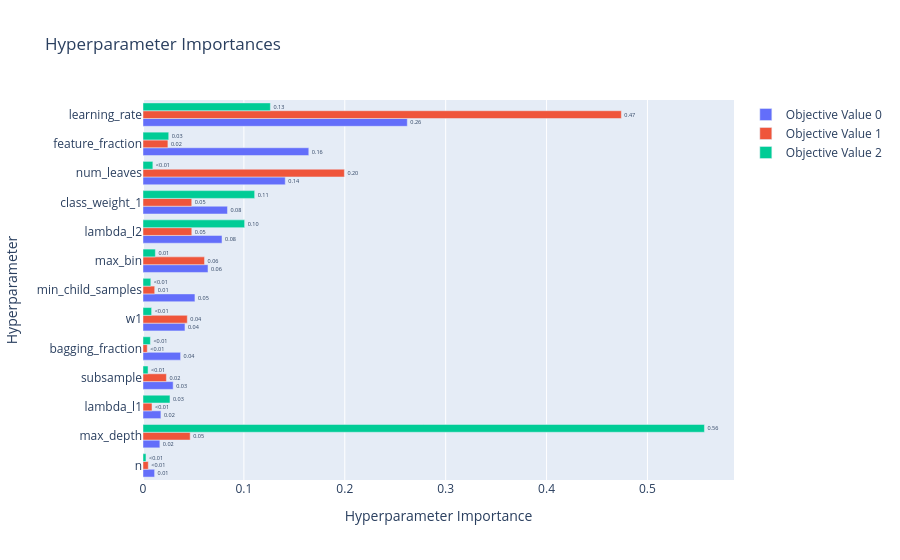
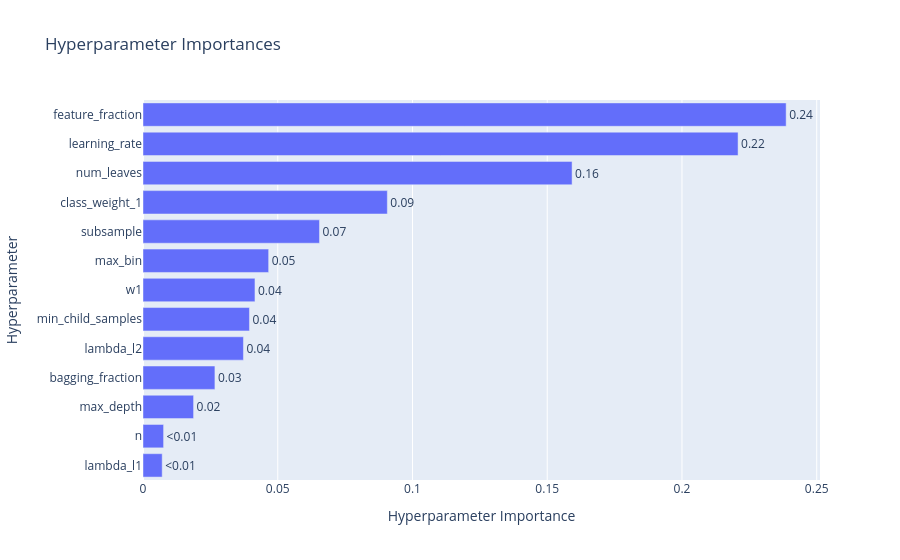
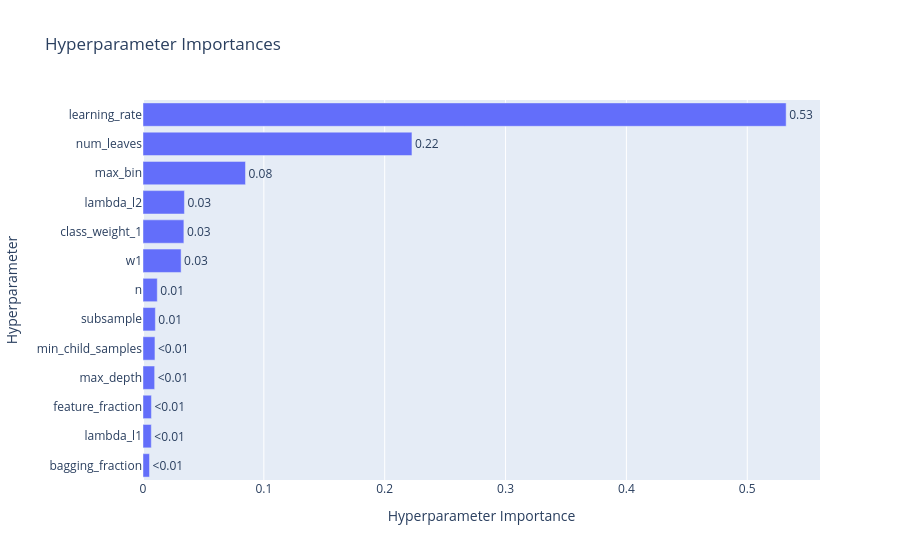
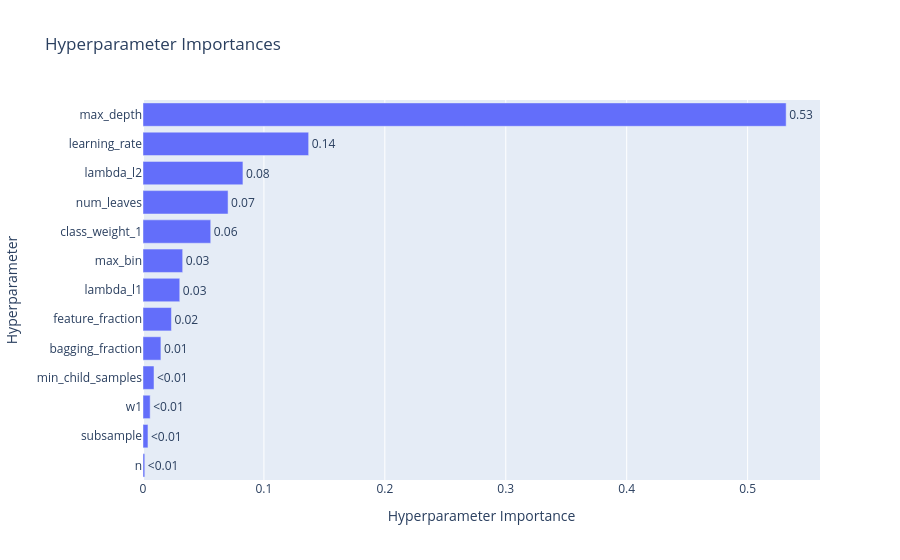

Notebook cell for these charts, in order:
### Code cell
from optuna.visualization import plot_param_importances, plot_contour

# 可视化超参数重要性
fig = plot_param_importances(study)
fig.show()

# 可视化超参数之间的相互作用（选择几个重要的超参数）
fig = plot_param_importances(study, target=lambda t: t.values[0] if t.values else None)
fig.show()

# 可视化超参数之间的相互作用（选择几个重要的超参数）
fig = plot_param_importances(study, target=lambda t: t.values[1] if t.values else None)
fig.show()

# 可视化超参数之间的相互作用（选择几个重要的超参数）
fig = plot_param_importances(study, target=lambda t: t.values[2] if t.values else None)
fig.show()

### Figure 1 — Plotly figure (JSON) as saved in the notebook; plotly's stock layout.template omitted (floating-point values rounded to 4 significant figures)
{"data": [{"cliponaxis": false, "hovertemplate": ["n (IntDistribution): 0.011504574947432447<extra></extra>", "max_depth (IntDistribution): 0.016708950877783728<extra></extra>", "lambda_l1 (FloatDistribution): 0.017756611006739975<extra></extra>", "subsample (FloatDistribution): 0.029895512623780467<extra></extra>", "bagging_fraction (FloatDistribution): 0.0372575499216676<extra></extra>", "w1 (FloatDistribution): 0.04160160966593051<extra></extra>", "min_child_samples (IntDistribution): 0.05147977630329405<extra></extra>", "max_bin (IntDistribution): 0.06441603317406715<extra></extra>", "lambda_l2 (FloatDistribution): 0.07832958435200704<extra></extra>", "class_weight_1 (IntDistribution): 0.08372523320572145<extra></extra>", "num_leaves (IntDistribution): 0.14101016788023546<extra></extra>", "feature_fraction (FloatDistribution): 0.16432692503810958<extra></extra>", "learning_rate (FloatDistribution): 0.2619874710032304<extra></extra>"], "name": "Objective Value 0", "orientation": "h", "text": ["0.01", "0.02", "0.02", "0.03", "0.04", "0.04", "0.05", "0.06", "0.08", "0.08", "0.14", "0.16", "0.26"], "textposition": "outside", "x": [0.0115, 0.01671, 0.01776, 0.0299, 0.03726, 0.0416, 0.05148, 0.06442, 0.07833, 0.08373, 0.141, 0.1643, 0.262], "y": ["n", "max_depth", "lambda_l1", "subsample", "bagging_fraction", "w1", "min_child_samples", "max_bin", "lambda_l2", "class_weight_1", "num_leaves", "feature_fraction", "learning_rate"], "type": "bar"}, {"cliponaxis": false, "hovertemplate": ["bagging_fraction (FloatDistribution): 0.004226789213424847<extra></extra>", "n (IntDistribution): 0.005243196017241016<extra></extra>", "lambda_l1 (FloatDistribution): 0.008928299972633004<extra></extra>", "min_child_samples (IntDistribution): 0.011594666465205412<extra></extra>", "subsample (FloatDistribution): 0.023216271020159957<extra></extra>", "feature_fraction (FloatDistribution): 0.0247016242661335<extra></extra>", "w1 (FloatDistribution): 0.04390142955695249<extra></extra>", "max_depth (IntDistribution): 0.046766954143515706<extra></extra>", "class_weight_1 (IntDistribution): 0.04831702914046661<extra></extra>", "lambda_l2 (FloatDistribution): 0.04837133575447057<extra></extra>", "max_bin (IntDistribution): 0.0609908438920127<extra></extra>", "num_leaves (IntDistribution): 0.1996052183663983<extra></extra>", "learning_rate (FloatDistribution): 0.4741363421913859<extra></extra>"], "name": "Objective Value 1", "orientation": "h", "text": ["<0.01", "<0.01", "<0.01", "0.01", "0.02", "0.02", "0.04", "0.05", "0.05", "0.05", "0.06", "0.20", "0.47"], "textposition": "outside", "x": [0.004227, 0.005243, 0.008928, 0.01159, 0.02322, 0.0247, 0.0439, 0.04677, 0.04832, 0.04837, 0.06099, 0.1996, 0.4741], "y": ["bagging_fraction", "n", "lambda_l1", "min_child_samples", "subsample", "feature_fraction", "w1", "max_depth", "class_weight_1", "lambda_l2", "max_bin", "num_leaves", "learning_rate"], "type": "bar"}, {"cliponaxis": false, "hovertemplate": ["n (IntDistribution): 0.002952598955183767<extra></extra>", "subsample (FloatDistribution): 0.0050069980460073415<extra></extra>", "bagging_fraction (FloatDistribution): 0.007330360895311719<extra></extra>", "min_child_samples (IntDistribution): 0.0077331960510860975<extra></extra>", "w1 (FloatDistribution): 0.008539209650615772<extra></extra>", "num_leaves (IntDistribution): 0.00977076063157581<extra></extra>", "max_bin (IntDistribution): 0.012264034182181256<extra></extra>", "feature_fraction (FloatDistribution): 0.02549789761493511<extra></extra>", "lambda_l1 (FloatDistribution): 0.026728685915015007<extra></extra>", "lambda_l2 (FloatDistribution): 0.10074159856941739<extra></extra>", "class_weight_1 (IntDistribution): 0.11067612319485279<extra></extra>", "learning_rate (FloatDistribution): 0.12625984444601515<extra></extra>", "max_depth (IntDistribution): 0.556498691847803<extra></extra>"], "name": "Objective Value 2", "orientation": "h", "text": ["<0.01", "<0.01", "<0.01", "<0.01", "<0.01", "<0.01", "0.01", "0.03", "0.03", "0.10", "0.11", "0.13", "0.56"], "textposition": "outside", "x": [0.002953, 0.005007, 0.00733, 0.007733, 0.008539, 0.009771, 0.01226, 0.0255, 0.02673, 0.1007, 0.1107, 0.1263, 0.5565], "y": ["n", "subsample", "bagging_fraction", "min_child_samples", "w1", "num_leaves", "max_bin", "feature_fraction", "lambda_l1", "lambda_l2", "class_weight_1", "learning_rate", "max_depth"], "type": "bar"}], "layout": {"title": {"text": "Hyperparameter Importances"}, "xaxis": {"title": {"text": "Hyperparameter Importance"}}, "yaxis": {"title": {"text": "Hyperparameter"}}}}

### Figure 2 — Plotly figure (JSON) as saved in the notebook; plotly's stock layout.template omitted (floating-point values rounded to 4 significant figures)
{"data": [{"cliponaxis": false, "hovertemplate": ["lambda_l1 (FloatDistribution): 0.007121198916747497<extra></extra>", "n (IntDistribution): 0.0076403672496831564<extra></extra>", "max_depth (IntDistribution): 0.018769311009326738<extra></extra>", "bagging_fraction (FloatDistribution): 0.026687857358698382<extra></extra>", "lambda_l2 (FloatDistribution): 0.037271764271141136<extra></extra>", "min_child_samples (IntDistribution): 0.03950262945537106<extra></extra>", "w1 (FloatDistribution): 0.04154812219749269<extra></extra>", "max_bin (IntDistribution): 0.04662408832665843<extra></extra>", "subsample (FloatDistribution): 0.06548594974618484<extra></extra>", "class_weight_1 (IntDistribution): 0.09066495560218896<extra></extra>", "num_leaves (IntDistribution): 0.15922025535545184<extra></extra>", "learning_rate (FloatDistribution): 0.22081106869417697<extra></extra>", "feature_fraction (FloatDistribution): 0.23865243181687829<extra></extra>"], "name": "Objective Value", "orientation": "h", "text": ["<0.01", "<0.01", "0.02", "0.03", "0.04", "0.04", "0.04", "0.05", "0.07", "0.09", "0.16", "0.22", "0.24"], "textposition": "outside", "x": [0.007121, 0.00764, 0.01877, 0.02669, 0.03727, 0.0395, 0.04155, 0.04662, 0.06549, 0.09066, 0.1592, 0.2208, 0.2387], "y": ["lambda_l1", "n", "max_depth", "bagging_fraction", "lambda_l2", "min_child_samples", "w1", "max_bin", "subsample", "class_weight_1", "num_leaves", "learning_rate", "feature_fraction"], "type": "bar"}], "layout": {"title": {"text": "Hyperparameter Importances"}, "xaxis": {"title": {"text": "Hyperparameter Importance"}}, "yaxis": {"title": {"text": "Hyperparameter"}}}}

### Figure 3 — Plotly figure (JSON) as saved in the notebook; plotly's stock layout.template omitted (floating-point values rounded to 4 significant figures)
{"data": [{"cliponaxis": false, "hovertemplate": ["bagging_fraction (FloatDistribution): 0.005388924700242019<extra></extra>", "lambda_l1 (FloatDistribution): 0.0068749957709473035<extra></extra>", "feature_fraction (FloatDistribution): 0.006968509108027698<extra></extra>", "max_depth (IntDistribution): 0.009636569310808613<extra></extra>", "min_child_samples (IntDistribution): 0.009887873079374138<extra></extra>", "subsample (FloatDistribution): 0.010236664449374334<extra></extra>", "n (IntDistribution): 0.011806110168772836<extra></extra>", "w1 (FloatDistribution): 0.03153662157812577<extra></extra>", "class_weight_1 (IntDistribution): 0.0338291440580292<extra></extra>", "lambda_l2 (FloatDistribution): 0.03428425848528309<extra></extra>", "max_bin (IntDistribution): 0.08480911314148623<extra></extra>", "num_leaves (IntDistribution): 0.22255127145700906<extra></extra>", "learning_rate (FloatDistribution): 0.5321899446925195<extra></extra>"], "name": "Objective Value", "orientation": "h", "text": ["<0.01", "<0.01", "<0.01", "<0.01", "<0.01", "0.01", "0.01", "0.03", "0.03", "0.03", "0.08", "0.22", "0.53"], "textposition": "outside", "x": [0.005389, 0.006875, 0.006969, 0.009637, 0.009888, 0.01024, 0.01181, 0.03154, 0.03383, 0.03428, 0.08481, 0.2226, 0.5322], "y": ["bagging_fraction", "lambda_l1", "feature_fraction", "max_depth", "min_child_samples", "subsample", "n", "w1", "class_weight_1", "lambda_l2", "max_bin", "num_leaves", "learning_rate"], "type": "bar"}], "layout": {"title": {"text": "Hyperparameter Importances"}, "xaxis": {"title": {"text": "Hyperparameter Importance"}}, "yaxis": {"title": {"text": "Hyperparameter"}}}}

### Figure 4 — Plotly figure (JSON) as saved in the notebook; plotly's stock layout.template omitted (floating-point values rounded to 4 significant figures)
{"data": [{"cliponaxis": false, "hovertemplate": ["n (IntDistribution): 0.0014700941762423308<extra></extra>", "subsample (FloatDistribution): 0.004109675084408836<extra></extra>", "w1 (FloatDistribution): 0.005924938755082117<extra></extra>", "min_child_samples (IntDistribution): 0.009094368147739422<extra></extra>", "bagging_fraction (FloatDistribution): 0.014814681915676486<extra></extra>", "feature_fraction (FloatDistribution): 0.023521862308170886<extra></extra>", "lambda_l1 (FloatDistribution): 0.030393908820765467<extra></extra>", "max_bin (IntDistribution): 0.03281074909287072<extra></extra>", "class_weight_1 (IntDistribution): 0.05600838427019087<extra></extra>", "num_leaves (IntDistribution): 0.07034121106368438<extra></extra>", "lambda_l2 (FloatDistribution): 0.08264719268779368<extra></extra>", "learning_rate (FloatDistribution): 0.1369918321342433<extra></extra>", "max_depth (IntDistribution): 0.5318711015431314<extra></extra>"], "name": "Objective Value", "orientation": "h", "text": ["<0.01", "<0.01", "<0.01", "<0.01", "0.01", "0.02", "0.03", "0.03", "0.06", "0.07", "0.08", "0.14", "0.53"], "textposition": "outside", "x": [0.00147, 0.00411, 0.005925, 0.009094, 0.01481, 0.02352, 0.03039, 0.03281, 0.05601, 0.07034, 0.08265, 0.137, 0.5319], "y": ["n", "subsample", "w1", "min_child_samples", "bagging_fraction", "feature_fraction", "lambda_l1", "max_bin", "class_weight_1", "num_leaves", "lambda_l2", "learning_rate", "max_depth"], "type": "bar"}], "layout": {"title": {"text": "Hyperparameter Importances"}, "xaxis": {"title": {"text": "Hyperparameter Importance"}}, "yaxis": {"title": {"text": "Hyperparameter"}}}}
